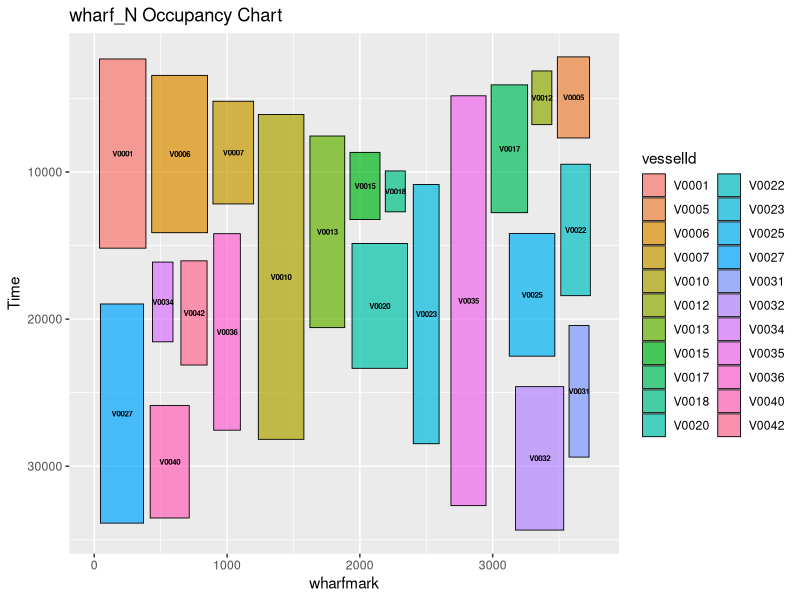
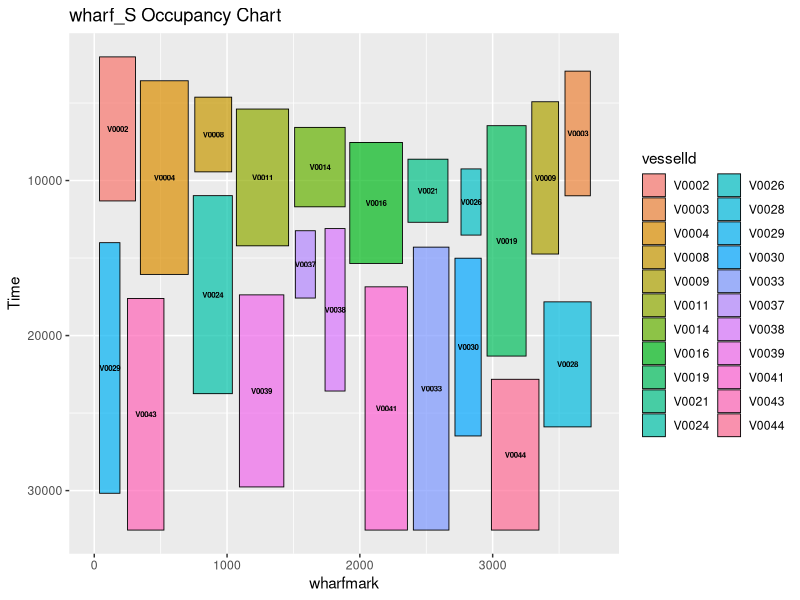

R code for these plots, in order:
## ---- chunk 1
knitr::opts_chunk$set(echo = TRUE, warning = FALSE, message = FALSE)
library(ggplot2)
library(dplyr)
library(readr)
## ---- chunk 2
# Set total wharf length
WHARF_LENGTH <- 3764
## ---- chunk 3
get_vessel_intervals <- function(events, wharf_name) {
  events_sorted <- events %>% arrange(time)

  # Build a vessel -> wharf map
  on_start <- events_sorted %>% filter(eventName == "OnStart")
  vessel_wharf_map <- setNames(on_start$wharf, on_start$vesselId)

  # Complete wharf information
  events_sorted <- events_sorted %>%
    mutate(wharf = ifelse(is.na(wharf) & vesselId %in% names(vessel_wharf_map),
                          vessel_wharf_map[vesselId],
                          wharf))

  # Keep wharf related events
  events_filtered <- events_sorted %>% filter(wharf == wharf_name)

  # Collect OnStart event
  starts <- events_filtered %>%
    filter(eventName == "OnStart") %>%
    select(vesselId, start_time = time, wharfmark_start, wharfmark_end)

  # Collect OnReadyToDepart event
  departs <- events_filtered %>%
    filter(eventName == "OnReadyToDepart") %>%
    select(vesselId, end_time = time)

  # pair depart with start
  intervals <- starts %>%
    left_join(departs, by = "vesselId")

  return(intervals)
}
## ---- chunk 4
events <- read_csv("vessel_event_40.csv", show_col_types = FALSE)

# Double check wharf field exists
if (!"wharf" %in% names(events)) {
  events$wharf <- NA_character_
}
if (!"wharfmark_start" %in% names(events)) {
  events$wharfmark_start <- NA_real_
}
if (!"wharfmark_end" %in% names(events)) {
  events$wharfmark_end <- NA_real_
}
## ---- chunk 5
intervals_N <- get_vessel_intervals(events, "wharf_N")
cat(sprintf("wharf_N: %d vessels\n", nrow(intervals_N)))

if (nrow(intervals_N) > 0) {
  # Use end time for those vessels haven't departed
  all_times <- c(intervals_N$start_time, na.omit(intervals_N$end_time))
  time_max <- max(all_times)

  plot_data_N <- intervals_N %>%
    mutate(end_time = ifelse(is.na(end_time), time_max, end_time))

  ggplot(plot_data_N) +
    geom_rect(aes(xmin = wharfmark_start, xmax = wharfmark_end,
                  ymin = start_time, ymax = end_time, fill = vesselId),
              color = "black", linewidth = 0.3, alpha = 0.7) +
    geom_text(aes(x = (wharfmark_start + wharfmark_end) / 2,
                  y = (start_time + end_time) / 2,
                  label = vesselId),
              size = 2, fontface = "bold") +
    scale_y_reverse() +
    scale_x_continuous(limits = c(0, WHARF_LENGTH)) +
    labs(title = "wharf_N Occupancy Chart",
         x = "wharfmark",
         y = "Time")
}
## ---- chunk 6
intervals_S <- get_vessel_intervals(events, "wharf_S")
cat(sprintf("wharf_S: %d vessels\n", nrow(intervals_S)))

if (nrow(intervals_S) > 0) {
  # Use end time for those vessels haven't departed
  all_times <- c(intervals_S$start_time, na.omit(intervals_S$end_time))
  time_max <- max(all_times)

  plot_data_S <- intervals_S %>%
    mutate(end_time = ifelse(is.na(end_time), time_max, end_time))

  ggplot(plot_data_S) +
    geom_rect(aes(xmin = wharfmark_start, xmax = wharfmark_end,
                  ymin = start_time, ymax = end_time, fill = vesselId),
              color = "black", linewidth = 0.3, alpha = 0.7) +
    geom_text(aes(x = (wharfmark_start + wharfmark_end) / 2,
                  y = (start_time + end_time) / 2,
                  label = vesselId),
              size = 2, fontface = "bold") +
    scale_y_reverse() +
    scale_x_continuous(limits = c(0, WHARF_LENGTH)) +
    labs(title = "wharf_S Occupancy Chart",
         x = "wharfmark",
         y = "Time")
}
